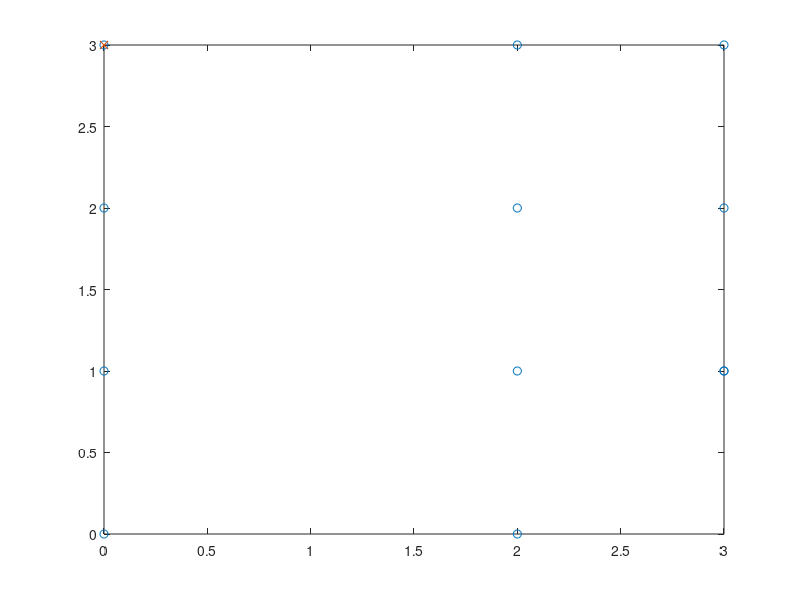

This figure's MATLAB source: (Note: this script raises an error after producing the figure.)
%Ejemplo pagina 130 libro G. R. Liu - Mesh Free Methods_ Moving Beyond the Finite Element Method-CRC Press (2003)

clear all
clear all
eps=0
xa(1)=0+0.4*eps;
xa(2)=0+eps;
xa(3)=0-eps;
xa(4)=0+2*eps;
xa(5)=2;
xa(6)=2+eps;
xa(7)=2;
xa(8)=2;
xa(9)=3-eps;
xa(10)=3;
xa(11)=3+eps;
xa(12)=3;


ya(1)=3;
ya(2)=2-eps;
ya(3)=1;
ya(4)=0+eps;
ya(5)=3-eps;
ya(6)=2;
ya(7)=1+eps;
ya(8)=0;
ya(9)=3+eps;

ya(10)=2+eps;
ya(11)=1-eps;
ya(12)=1;
%ya(7)=0;




   %number of points 
    M=length(xa);
    N=M;


plot(xa,ya,'o')
hold on
 plot(xa(1),ya(1),'x')
u=1+xa.^2;
   %number of points 
%    idcoli
M=12
    % coordenates
     x0=xa(1) ; y0=ya(1); 
%     
%     %normalizamos distancias
     dmax=max(max(xa(1:M)-x0),max(ya(1:M)-y0));
%     
  %local coordinates
  x1r=(xa-x0)/dmax;
  y1r=(ya-y0)/dmax;
  x2r=x1r.^2 ; y2r=y1r.^2;
  x3r=x1r.^3 ; y3r=y1r.^3;
  x1ry1r=y1r.*x1r;
 %Normalize Moment matrix
 PQ=zeros(N,N);
 PQ(:,1)=1;
 PQ(:,2)=x1r';
 PQ(:,3)=y1r';
 PQ(:,4)=x1ry1r';
 PQ(:,5)=x2r';
 PQ(:,6)=y2r';
 PQ(:,7)=x2r'.*y1r';
 PQ(:,8)=x1r'.*y2r';
 PQ(:,9)=x2r'.*y2r';
 PQ(:,10)=x3r';
 PQ(:,11)=y3r';
 PQ(:,12)=x3r'.*y1r';
%  [R,idx] = rref(PQ);
%   [R,idy] = rref(PQ')
 
 %a=PQ(:,jb)
  [Xsub,idy]=licols(PQ,1e-6)
  [Xsub1,idx]=licols(PQ',1e-6);
  PQ1=PQ(idx,idy);
  [L, U] = lu(PQ);
%L
A=inv(PQ1)


 %para mi punto central (1,1)
  x=x1r(1);
  y=y1r(1);
 pt=[1,x,y,x*y,x^2,y^2,x^2*y,y^2*x, x^2*y^2,x^3,y^3,x^3*y];
 ptx=[ 0, 1, 0, y, 2*x, 0, 2*x*y, y^2, 2*x*y^2, 3*x^2, 0, 3*x^2*y];
 pty=[ 0, 0, 1, x, 0, 2*y, x^2, 2*x*y, 2*x^2*y, 0, 3*y^2, x^3];
 ptxx=[ 0, 0, 0, 0, 2, 0, 2*y, 0, 2*y^2, 6*x, 0, 6*x*y];
 ptyy=[ 0, 0, 0, 0, 0, 2, 0, 2*x, 2*x^2, 0, 6*y, 0];
 %listv={'pt','ptx','pty',
 
 
  pt=pt(idy);
 ptx=ptx(idy);
 pty=pty(idy);
 ptxx=ptxx(idy);
 ptyy=ptyy(idy);

 
 
 up=pt*A*u(idx)'
 upx=ptx*A*u(idx)'/dmax
 upxx=ptxx*A*u(idx)'/dmax^2
 upy=pty*A*u(idx)'/dmax
 upyy=ptyy*A*u(idx)'/dmax^2
% upyx=ptyx*A*u(idx)'/dmax^2
 
 
 
 

 
 
 
 stop

    